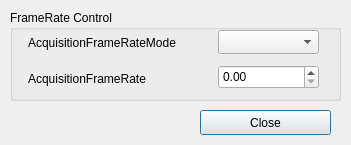
<?xml version="1.0" encoding="UTF-8"?>
<ui version="4.0">
 <class>CFrameRateControl</class>
 <widget class="QDialog" name="CFrameRateControl">
  <property name="geometry">
   <rect>
    <x>0</x>
    <y>0</y>
    <width>351</width>
    <height>145</height>
   </rect>
  </property>
  <property name="windowTitle">
   <string>FrameRateControl</string>
  </property>
  <widget class="QGroupBox" name="FrameRate_Control">
   <property name="geometry">
    <rect>
     <x>10</x>
     <y>10</y>
     <width>331</width>
     <height>91</height>
    </rect>
   </property>
   <property name="title">
    <string>FrameRate Control</string>
   </property>
   <widget class="QDoubleSpinBox" name="AcquisitionFrameRateSpinBox">
    <property name="geometry">
     <rect>
      <x>208</x>
      <y>55</y>
      <width>101</width>
      <height>24</height>
     </rect>
    </property>
   </widget>
   <widget class="QLabel" name="AcquisitionFrameRateLabel">
    <property name="geometry">
     <rect>
      <x>18</x>
      <y>61</y>
      <width>171</width>
      <height>16</height>
     </rect>
    </property>
    <property name="text">
     <string>AcquisitionFrameRate</string>
    </property>
   </widget>
   <widget class="QLabel" name="AcquisitionFrameRateModeLabel">
    <property name="geometry">
     <rect>
      <x>18</x>
      <y>25</y>
      <width>211</width>
      <height>16</height>
     </rect>
    </property>
    <property name="text">
     <string>AcquisitionFrameRateMode</string>
    </property>
   </widget>
   <widget class="QComboBox" name="AcquisitionFrameRateMode">
    <property name="geometry">
     <rect>
      <x>208</x>
      <y>20</y>
      <width>101</width>
      <height>24</height>
     </rect>
    </property>
   </widget>
  </widget>
  <widget class="QPushButton" name="FrameRateControl_Close">
   <property name="geometry">
    <rect>
     <x>200</x>
     <y>110</y>
     <width>131</width>
     <height>25</height>
    </rect>
   </property>
   <property name="focusPolicy">
    <enum>Qt::StrongFocus</enum>
   </property>
   <property name="text">
    <string>Close</string>
   </property>
  </widget>
 </widget>
 <tabstops>
  <tabstop>AcquisitionFrameRateMode</tabstop>
  <tabstop>AcquisitionFrameRateSpinBox</tabstop>
  <tabstop>FrameRateControl_Close</tabstop>
 </tabstops>
 <resources/>
 <connections/>
</ui>
